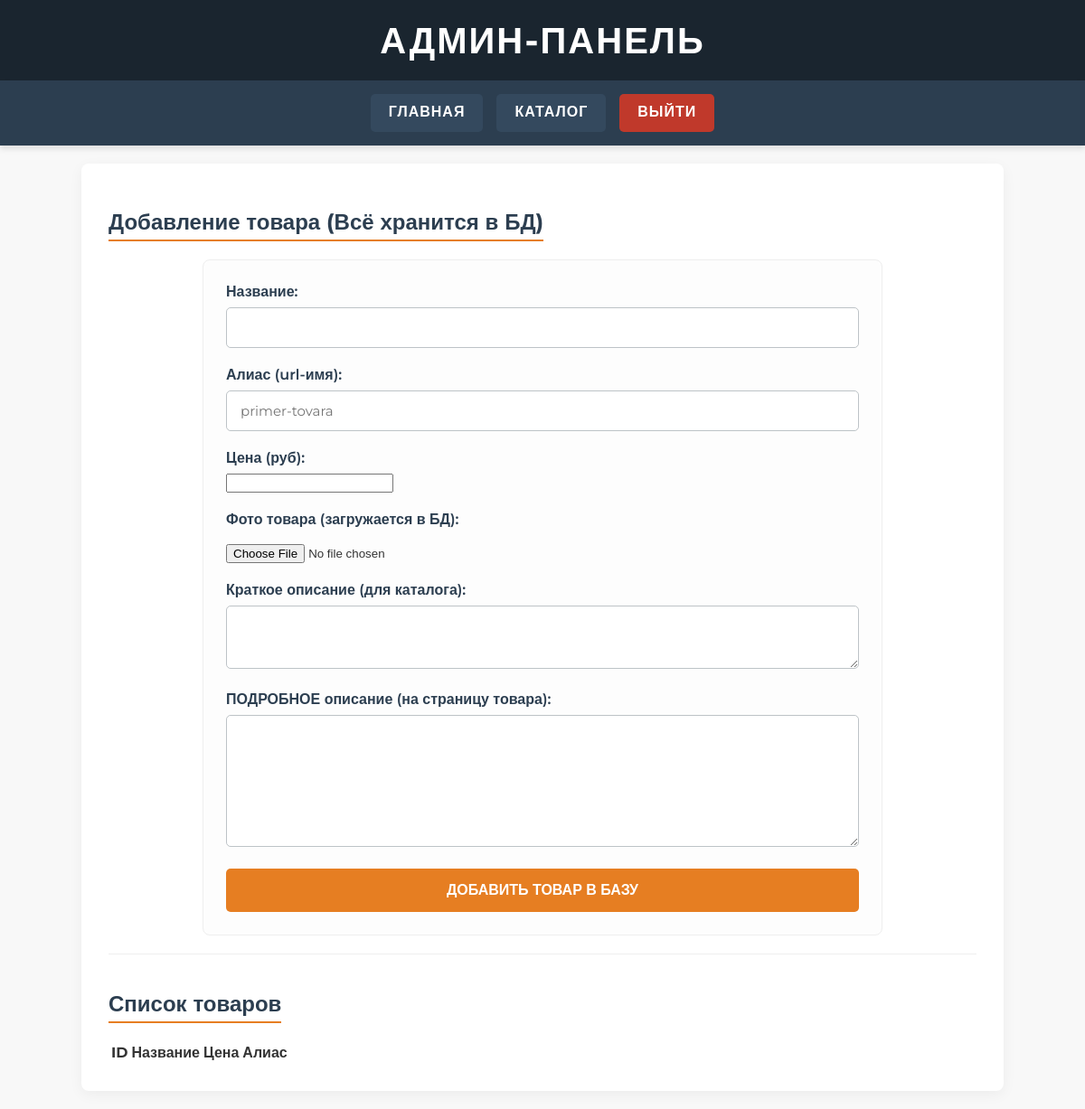
/admin.php (signed in), run on an earlier commit of the app's database.
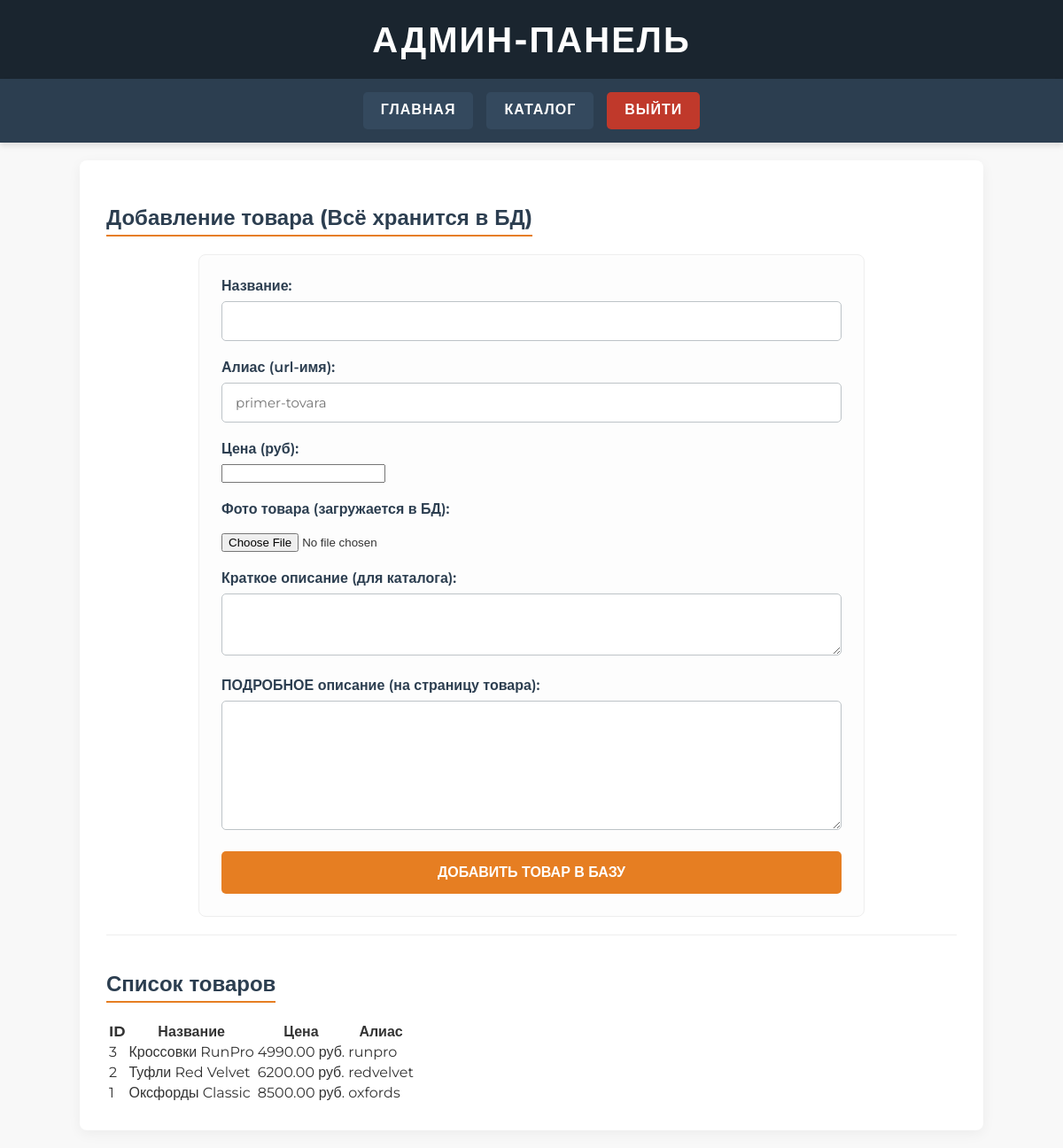
And on a later commit of the database.
### tables this page shows
CREATE TABLE IF NOT EXISTS `product` (
  `id` int(11) NOT NULL AUTO_INCREMENT,
  `manufacturer_id` smallint(6) NOT NULL DEFAULT 1,
  `name` varchar(255) NOT NULL,
  `alias` varchar(255) NOT NULL,
  `short_description` text NOT NULL,
  `description` text NOT NULL,
  `price` decimal(20,2) NOT NULL,
  `image` LONGTEXT NOT NULL,
  `available` smallint(1) NOT NULL DEFAULT '1',
  `meta_keywords` varchar(255) NOT NULL DEFAULT '',
  `meta_description` varchar(255) NOT NULL DEFAULT '',
  `meta_title` varchar(255) NOT NULL DEFAULT '',
  PRIMARY KEY (`id`)
);

### admin.php (the view, shortened to what this page needs)
<!DOCTYPE html>
<html lang="ru">
<head>
    <link rel="stylesheet" href="style.css">
</head>
<body>
    <header><h1>АДМИН-ПАНЕЛЬ</h1></header>
    <nav>
        <ul>
            <li><a href="index.php">Главная</a></li>
            <li><a href="catalog.php">Каталог</a></li>
            <?php if (isset($_SESSION['is_admin'])): ?>
                <li><a href="admin.php?logout=true" style="background-color: #c0392b;">Выйти</a></li>
            <?php endif; ?>
        </ul>
    </nav>
    <main>
        <?php if (!isset($_SESSION['is_admin'])): ?>
            <h2 style="text-align: center; width: 100%;">Вход</h2>
            <?php if(isset($error_msg)) echo $error_msg; ?>
            <div class="form-container" style="max-width: 400px; margin-top: 30px;">
                <form action="admin.php" method="post">
                    <input type="hidden" name="login_admin" value="1">
                    <div class="form-group"><input type="password" name="password" required placeholder="Пароль: admin"></div>
                    <button type="submit">Войти</button>
                </form>
            </div>
        <?php else: ?>
            <h2>Добавление товара (Всё хранится в БД)</h2>
            <div class="form-container">
                <form action="admin.php" method="post" enctype="multipart/form-data">
                    <div class="form-group"><label class="title">Название:</label><input type="text" name="name" required></div>
                    <div class="form-group"><label class="title">Алиас (url-имя):</label><input type="text" name="alias" required placeholder="primer-tovara"></div>
                    <div class="form-group"><label class="title">Цена (руб):</label><input type="number" step="0.01" name="price" required></div>
                    <div class="form-group"><label class="title">Фото товара (загружается в БД):</label><input type="file" name="image" accept="image/*" required style="padding-top: 10px;"></div>
                    <div class="form-group"><label class="title">Краткое описание (для каталога):</label><textarea name="short_desc" rows="2" required></textarea></div>
                    <div class="form-group"><label class="title">ПОДРОБНОЕ описание (на страницу товара):</label><textarea name="desc" rows="6" required></textarea></div>
                    <button type="submit">Добавить товар в базу</button>
                </form>
            </div>
            <hr>
            <h2>Список товаров</h2>
            <div class="table-container">
                <table>
                    <tr><th>ID</th><th>Название</th><th>Цена</th><th>Алиас</th></tr>
                    <?php
                    $result = mysqli_query($conn, "SELECT * FROM product ORDER BY id DESC");
                    while ($row = mysqli_fetch_assoc($result)) {
                        echo "<tr><td>{$row['id']}</td><td>{$row['name']}</td><td>{$row['price']} руб.</td><td>{$row['alias']}</td></tr>";
                    }
                    ?>
                </table>
            </div>
        <?php endif; ?>
    </main>
</body>
</html>

What changed in the data, as far as the page shows it:
added product: id "3", name "Кроссовки RunPro", price "4990.00", alias "runpro"
added product: id "2", name "Туфли Red Velvet", price "6200.00", alias "redvelvet"
added product: id "1", name "Оксфорды Classic", price "8500.00", alias "oxfords"
